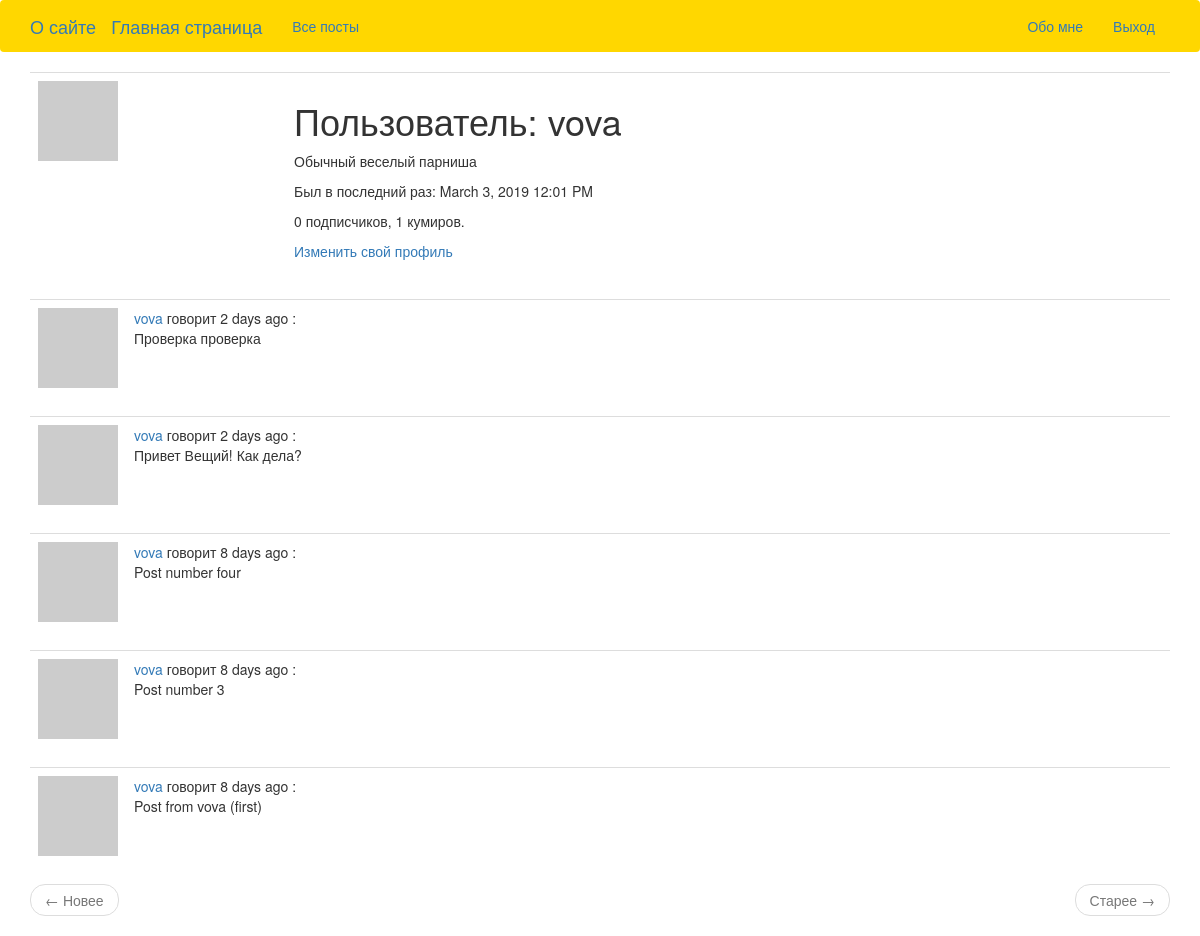
Page /user/vova (signed in) on the earlier database version.
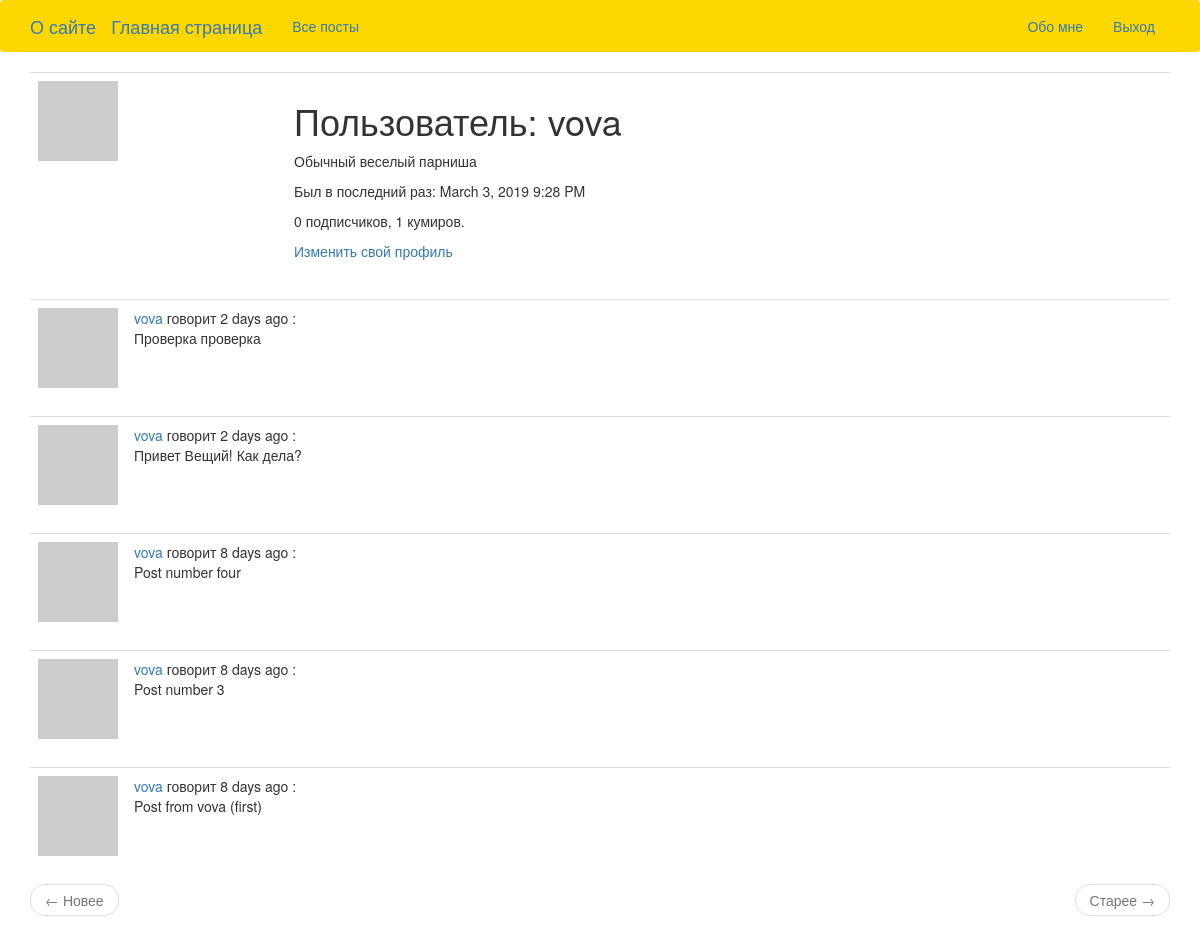
Same page on the later database version.
### app/models.py (models this page shows, shortened)
class User(UserMixin, db.Model):
    id = db.Column(db.Integer, primary_key=True)
    username = db.Column(db.String(64), index=True, unique=True)
    email = db.Column(db.String(120), index=True, unique=True)
    password_hash = db.Column(db.String(128))
    posts = db.relationship('Post', backref='author', lazy='dynamic')
    about_me = db.Column(db.String(140))
    last_seen = db.Column(db.DateTime, default=datetime.utcnow)
    followed = db.relationship(
            'User', secondary=followers,
            primaryjoin=(followers.c.follower_id == id),
            secondaryjoin=(followers.c.followed_id == id),
            backref=db.backref('followers', lazy='dynamic'), lazy='dynamic')
    def avatar(self, size):
        digest = md5(self.email.lower().encode('utf-8')).hexdigest()
        return 'https://www.gravatar.com/avatar/{}?d=identicon&s={}'.format(digest, size)

class Post(db.Model):
    id = db.Column(db.Integer, primary_key=True)
    body = db.Column(db.String(140))
    timestamp = db.Column(db.DateTime, index=True, default=datetime.utcnow)
    user_id = db.Column(db.Integer, db.ForeignKey('user.id'))

### app/main/routes.py (the view)
@bp.route('/user/<username>')
@login_required
def user(username):
    user = User.query.filter_by(username=username).first_or_404()
    page = request.args.get('page', 1, type=int)
    posts = user.posts.order_by(Post.timestamp.desc()).paginate(
            page, current_app.config['POSTS_PER_PAGE'], False)
    next_url = url_for('user', username=user.username, page=posts.next_num) \
            if posts.has_next else None
    prev_url = url_for('user', username=user.username, page=posts.prev_num) \
            if posts.has_prev else None
    return render_template('user.html', user=user, posts=posts.items, next_url=next_url, prev_url=prev_url)

### app/main/routes.py (called while the page is built)
@bp.before_request
def before_request():
    if current_user.is_authenticated:
        current_user.last_seen = datetime.utcnow()
        db.session.commit()

### app/models.py (called while the page is built)
@login.user_loader
def load_user(id):
    return User.query.get(int(id))

### app/templates/user.html
{% extends "base.html" %}
{% block app_content %}
    <table class="table table-hover">
        <tr>
            <td width="256px"><img src="{{ user.avatar(256) }}"></td>
            <td>
                <h1>Пользователь: {{ user.username }}</h1>
                {% if user.about_me %}<p>{{ user.about_me }}</p>{% endif %}
		{% if user.last_seen %}<p>Был в последний раз: {{ moment(user.last_seen).format('LLL') }}</p> {% endif %}
                <p>{{ user.followers.count() }} подписчиков, {{ user.followed.count() }} кумиров.</p>
                {% if user == current_user %}
                <p><a href="{{ url_for('main.edit_profile') }}">Изменить свой профиль</a></p>
                {% elif not current_user.is_following(user) %}
                <p><a href="{{ url_for('main.follow', username=user.username) }}">Подписаться</a></p>
                {% else %}
                <p><a href="{{ url_for('main.unfollow', username=user.username) }}">Отписаться</a></p>
                {% endif %}
            </td>
        </tr>
    </table>
    {% for post in posts %}
        {% include '_post.html' %}
    {% endfor %}
    <nav aria-label="...">
        <ul class="pager">
            <li class="previous{% if not prev_url %} disabled{% endif %}">
                <a href="{{ prev_url or '#' }}">
                    <span aria-hidden="true">&larr;</span> Новее
                </a>
            </li>
            <li class="next{% if not next_url %} disabled{% endif %}">
                <a href="{{ next_url or '#' }}">
                    Старее <span aria-hidden="true">&rarr;</span>
                </a>
            </li>
        </ul>
    </nav>
{% endblock %}

### app/templates/base.html (shortened to what this page needs)
{% extends 'bootstrap/base.html' %}
{% block navbar %}
    <nav class="navbar navbar-light" style="background-color: #FFD700;">
        <div class="container">
            <div class="navbar-header">
                <a class="navbar-brand" href="{{ url_for('main.about_site') }}">О сайте</a>
                <a class="navbar-brand" href="{{ url_for('main.index') }}">Главная страница</a>
            </div>
            <div class="collapse navbar-collapse" id="bs-example-navbar-collapse-1">
                <ul class="nav navbar-nav">
                    <li><a href="{{ url_for('main.explore') }}">Все посты</a></li>
                </ul>
                <ul class="nav navbar-nav navbar-right">
                    {% if current_user.is_anonymous %}
                    <li><a href="{{ url_for('auth.login') }}">Авторизация</a></li>
                    <li><a href="{{ url_for('auth.register') }}">Регистрация</a></li>
                    {% else %}
                    <li><a href="{{ url_for('main.user', username=current_user.username) }}">Обо мне</a></li>
                    <li><a href="{{ url_for('auth.logout') }}">Выход</a></li>
                    {% endif %}
                </ul>
            </div>
        </div>
    </nav>
{% endblock %}
{% block content %}
    <div class="container">
        {% block app_content %}{% endblock %}
    </div>
{% endblock %}

### app/templates/_post.html
   <table class="table table-hover">
        <tr>
            <td width="70px">
                <a href="{{ url_for('main.user', username=post.author.username) }}">
                    <img src="{{ post.author.avatar(70) }}" />
                </a>
            </td>
            <td>
                <a href="{{ url_for('main.user', username=post.author.username) }}">
                    {{ post.author.username }}
                </a>
                говорит {{ moment(post.timestamp).fromNow() }} :
                <br>
                {{ post.body }}
            </td>
        </tr>
    </table>

Differences in the rows shown:
changed User "vova": last_seen "March 3, 2019 12:01 PM" → "March 3, 2019 9:28 PM"
